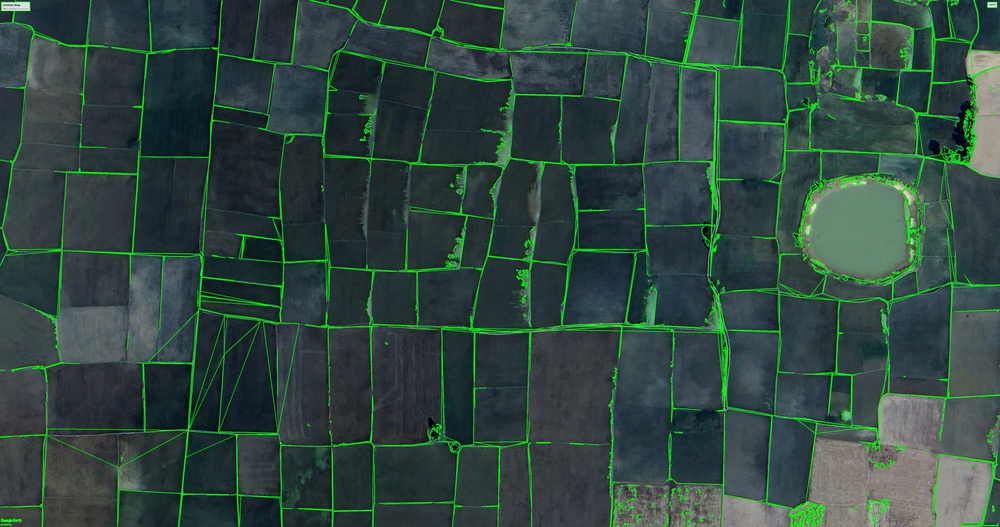
#> input picture fields_with_shapes.jpg, 1000 x 527 px, shrunk from 4915 x 2592 before the run, found by its file name
$ python index.py
#> lines starting #> are read from the running program, lines starting #| are printed output that depends on the picture; after the words box and inside, x2 and y2 are one past the last pixel; in counts of white or black regions, pixels touching at a corner belong together
import cv2
import numpy as np
import matplotlib.pyplot as plt
from shapely.geometry import LineString
import geopandas as gpd

# Load the image
# image_path = '/mnt/data/mapImage.jpg'
image_path = 'C:\\Users\\jydhasan\\Desktop\\fields_with_shapes.jpg'
image = cv2.imread(image_path)
#> image is the input picture: shape (527, 1000, 3); mean B, G, R 63.9, 71.6, 48.4
gray = cv2.cvtColor(image, cv2.COLOR_BGR2GRAY)
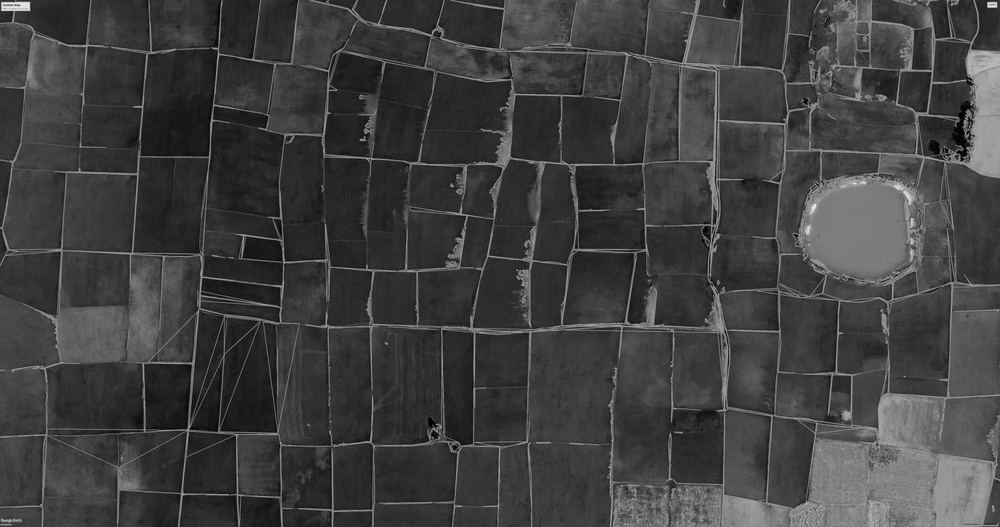
#> gray: shape (527, 1000); min 0, max 242, mean 63.7

# Apply Gaussian Blur to reduce noise
blurred = cv2.GaussianBlur(gray, (5, 5), 0)

# Apply edge detection (Canny)
edges = cv2.Canny(blurred, threshold1=50, threshold2=150)
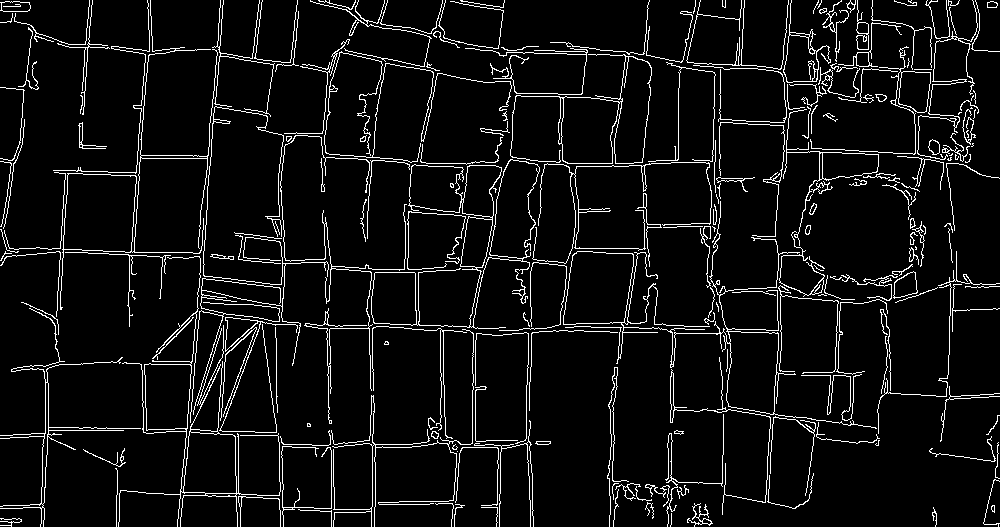
#> edges: shape (527, 1000); 6.4% white in thin lines or dots

# Find contours (lines tracing the shapes)
contours, _ = cv2.findContours(edges, cv2.RETR_EXTERNAL, cv2.CHAIN_APPROX_SIMPLE)
#> contours = 212 contours, 152 with area under 20; largest, box (x1, y1, x2, y2) and area: (563, 201, 877, 429) 8162, (371, 159, 540, 329) 7124, (510, 54, 652, 164) 6432, (118, 256, 281, 527) 6014, (60, 0, 218, 310) 5415

# Plot detected lines
plt.figure(figsize=(12, 12))
for contour in contours:
    if len(contour) > 1:  # Ensure the contour has enough points
        contour = contour[:, 0, :]  # Simplify contour array
        plt.plot(contour[:, 0], -contour[:, 1], color='blue')  # Invert Y-axis for proper plotting
#> this loop made 212 passes
#> contour on pass 22: [[457, 451]]

plt.title('Traced Plot Shape Lines')
plt.axis('equal')
plt.show()
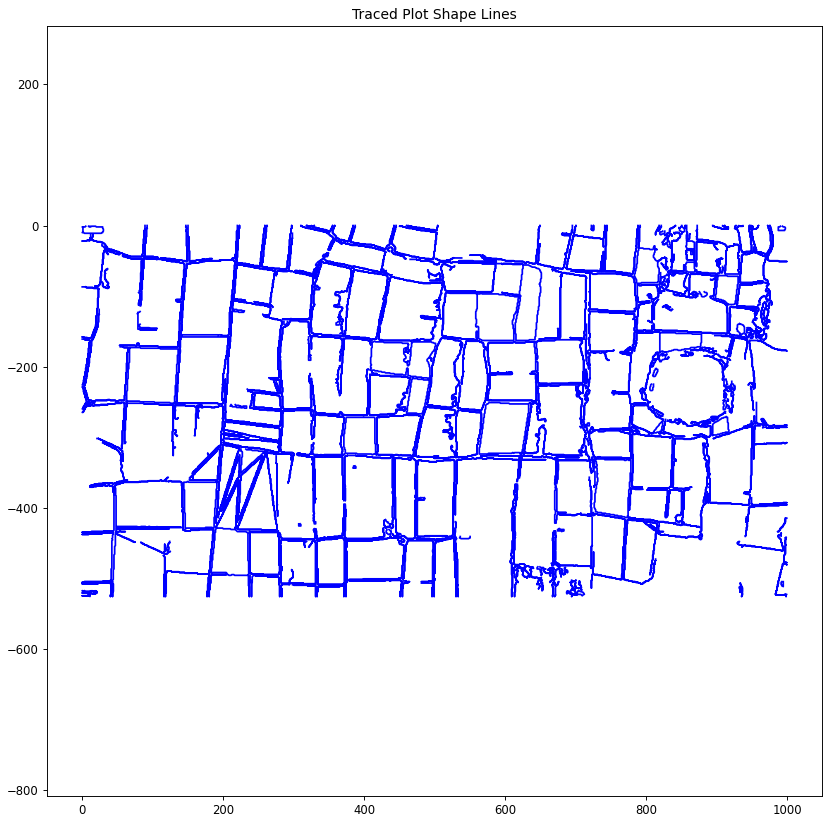
#> figure drawn by matplotlib, 1 panel

# Export as LineString Shapefile
lines = []
for contour in contours:
    if len(contour) > 1:
        contour = contour[:, 0, :]
        line = LineString(contour)
        lines.append(line)
#> after the loop, lines = 211 items

# Save as Shapefile
#> (the run stopped early here; a loop or call above may not have finished)
